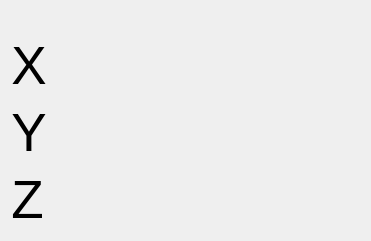
       <widget class="QWidget" name="verticalLayoutWidget_12">
        <property name="geometry">
         <rect>
          <x>10</x>
          <y>20</y>
          <width>371</width>
          <height>241</height>
         </rect>
        </property>
        <layout class="QVBoxLayout" name="verticalLayout_14">
         <item>
          <widget class="StatusLabel" name="statuslabel_21">
           <property name="font">
            <font>
             <pointsize>12</pointsize>
             <weight>50</weight>
             <bold>false</bold>
            </font>
           </property>
           <property name="alignment">
            <set>Qt::AlignCenter</set>
           </property>
           <property name="rules" stdset="0">
            <string>[{&quot;name&quot;: &quot;WCS Header&quot;, &quot;property&quot;: &quot;Text&quot;, &quot;expression&quot;: &quot;ch[0] + ' WORK POSITION'\n&quot;, &quot;channels&quot;: [{&quot;url&quot;: &quot;status:g5x_index?text&quot;, &quot;trigger&quot;: true}]}]</string>
           </property>
          </widget>
         </item>
         <item>
          <layout class="QHBoxLayout" name="horizontalLayout_58">
           <item>
            <widget class="QLabel" name="label_68">
             <property name="sizePolicy">
              <sizepolicy hsizetype="Minimum" vsizetype="Expanding">
               <horstretch>0</horstretch>
               <verstretch>0</verstretch>
              </sizepolicy>
             </property>
             <property name="font">
              <font>
               <pointsize>40</pointsize>
               <weight>50</weight>
               <bold>false</bold>
              </font>
             </property>
             <property name="text">
              <string>X</string>
             </property>
             <property name="alignment">
              <set>Qt::AlignCenter</set>
             </property>
            </widget>
           </item>
           <item>
            <widget class="DROLabel" name="drolabel_52">
             <property name="sizePolicy">
              <sizepolicy hsizetype="Expanding" vsizetype="Expanding">
               <horstretch>0</horstretch>
               <verstretch>0</verstretch>
              </sizepolicy>
             </property>
             <property name="font">
              <font>
               <pointsize>40</pointsize>
               <weight>50</weight>
               <bold>false</bold>
              </font>
             </property>
             <property name="alignment">
              <set>Qt::AlignRight|Qt::AlignTrailing|Qt::AlignVCenter</set>
             </property>
             <property name="rules" stdset="0">
              <string>[{&quot;name&quot;: &quot;Home Status&quot;, &quot;property&quot;: &quot;Style Sheet&quot;, &quot;expression&quot;: &quot;\&quot;color:rgb(0, 0, 0)\&quot; if ch[0] else \&quot;color:rgb(230, 0, 0)\&quot;&quot;, &quot;channels&quot;: [{&quot;url&quot;: &quot;status:all_axes_homed&quot;, &quot;trigger&quot;: true}]}]</string>
             </property>
             <property name="referenceType" stdset="0">
              <number>1</number>
             </property>
             <property name="axisNumber" stdset="0">
              <number>0</number>
             </property>
             <property name="inchFormat" stdset="0">
              <string>%9.4f</string>
             </property>
             <property name="millimeterFormat" stdset="0">
              <string>%10.3f</string>
             </property>
             <property name="degreeFormat" stdset="0">
              <string>%10.2f</string>
             </property>
             <property name="latheMode" stdset="0">
              <number>0</number>
             </property>
            </widget>
           </item>
          </layout>
         </item>
         <item>
          <layout class="QHBoxLayout" name="horizontalLayout_59">
           <item>
            <widget class="QLabel" name="label_69">
             <property name="sizePolicy">
              <sizepolicy hsizetype="Minimum" vsizetype="Expanding">
               <horstretch>0</horstretch>
               <verstretch>0</verstretch>
              </sizepolicy>
             </property>
             <property name="font">
              <font>
               <pointsize>40</pointsize>
               <weight>50</weight>
               <bold>false</bold>
              </font>
             </property>
             <property name="text">
              <string>Y</string>
             </property>
             <property name="alignment">
              <set>Qt::AlignCenter</set>
             </property>
            </widget>
           </item>
           <item>
            <widget class="DROLabel" name="drolabel_53">
             <property name="sizePolicy">
              <sizepolicy hsizetype="Expanding" vsizetype="Expanding">
               <horstretch>0</horstretch>
               <verstretch>0</verstretch>
              </sizepolicy>
             </property>
             <property name="font">
              <font>
               <pointsize>40</pointsize>
               <weight>50</weight>
               <bold>false</bold>
              </font>
             </property>
             <property name="alignment">
              <set>Qt::AlignRight|Qt::AlignTrailing|Qt::AlignVCenter</set>
             </property>
             <property name="rules" stdset="0">
              <string>[{&quot;name&quot;: &quot;Home Status&quot;, &quot;property&quot;: &quot;Style Sheet&quot;, &quot;expression&quot;: &quot;\&quot;color:rgb(0, 0, 0)\&quot; if ch[0] else \&quot;color:rgb(230, 0, 0)\&quot;&quot;, &quot;channels&quot;: [{&quot;url&quot;: &quot;status:all_axes_homed&quot;, &quot;trigger&quot;: true}]}]</string>
             </property>
             <property name="referenceType" stdset="0">
              <number>1</number>
             </property>
             <property name="axisNumber" stdset="0">
              <number>1</number>
             </property>
             <property name="inchFormat" stdset="0">
              <string>%9.4f</string>
             </property>
             <property name="millimeterFormat" stdset="0">
              <string>%10.3f</string>
             </property>
             <property name="degreeFormat" stdset="0">
              <string>%10.2f</string>
             </property>
             <property name="latheMode" stdset="0">
              <number>0</number>
             </property>
            </widget>
           </item>
          </layout>
         </item>
         <item>
          <layout class="QHBoxLayout" name="horizontalLayout_60">
           <item>
            <widget class="QLabel" name="label_70">
             <property name="sizePolicy">
              <sizepolicy hsizetype="Minimum" vsizetype="Expanding">
               <horstretch>0</horstretch>
               <verstretch>0</verstretch>
              </sizepolicy>
             </property>
             <property name="font">
              <font>
               <pointsize>40</pointsize>
               <weight>50</weight>
               <bold>false</bold>
              </font>
             </property>
             <property name="text">
              <string>Z</string>
             </property>
             <property name="alignment">
              <set>Qt::AlignCenter</set>
             </property>
            </widget>
           </item>
           <item>
            <widget class="DROLabel" name="drolabel_54">
             <property name="sizePolicy">
              <sizepolicy hsizetype="Expanding" vsizetype="Expanding">
               <horstretch>0</horstretch>
               <verstretch>0</verstretch>
              </sizepolicy>
             </property>
             <property name="font">
              <font>
               <pointsize>40</pointsize>
               <weight>50</weight>
               <bold>false</bold>
              </font>
             </property>
             <property name="alignment">
              <set>Qt::AlignRight|Qt::AlignTrailing|Qt::AlignVCenter</set>
             </property>
             <property name="rules" stdset="0">
              <string>[{&quot;name&quot;: &quot;Home Status&quot;, &quot;property&quot;: &quot;Style Sheet&quot;, &quot;expression&quot;: &quot;\&quot;color:rgb(0, 0, 0)\&quot; if ch[0] else \&quot;color:rgb(230, 0, 0)\&quot;&quot;, &quot;channels&quot;: [{&quot;url&quot;: &quot;status:all_axes_homed&quot;, &quot;trigger&quot;: true}]}]</string>
             </property>
             <property name="referenceType" stdset="0">
              <number>1</number>
             </property>
             <property name="axisNumber" stdset="0">
              <number>2</number>
             </property>
             <property name="inchFormat" stdset="0">
              <string>%9.4f</string>
             </property>
             <property name="millimeterFormat" stdset="0">
              <string>%10.3f</string>
             </property>
             <property name="degreeFormat" stdset="0">
              <string>%10.2f</string>
             </property>
             <property name="latheMode" stdset="0">
              <number>0</number>
             </property>
            </widget>
           </item>
          </layout>
         </item>
        </layout>
       </widget>
